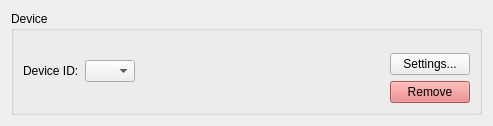
<?xml version="1.0" encoding="UTF-8"?>
<ui version="4.0">
 <class>Form</class>
 <widget class="QWidget" name="Form">
  <property name="geometry">
   <rect>
    <x>0</x>
    <y>0</y>
    <width>493</width>
    <height>126</height>
   </rect>
  </property>
  <property name="sizePolicy">
   <sizepolicy hsizetype="Preferred" vsizetype="Maximum">
    <horstretch>0</horstretch>
    <verstretch>0</verstretch>
   </sizepolicy>
  </property>
  <property name="windowTitle">
   <string>Form</string>
  </property>
  <layout class="QHBoxLayout" name="horizontalLayout">
   <item>
    <widget class="QGroupBox" name="group">
     <property name="sizePolicy">
      <sizepolicy hsizetype="Preferred" vsizetype="Maximum">
       <horstretch>0</horstretch>
       <verstretch>0</verstretch>
      </sizepolicy>
     </property>
     <property name="title">
      <string>Device</string>
     </property>
     <layout class="QHBoxLayout" name="horizontalLayout_2" stretch="1,0">
      <property name="sizeConstraint">
       <enum>QLayout::SetMaximumSize</enum>
      </property>
      <item>
       <layout class="QVBoxLayout" name="verticalLayout_2" stretch="0,1">
        <item>
         <layout class="QHBoxLayout" name="horizontalLayout_3">
          <item>
           <widget class="QLabel" name="label_2">
            <property name="sizePolicy">
             <sizepolicy hsizetype="Maximum" vsizetype="Preferred">
              <horstretch>0</horstretch>
              <verstretch>0</verstretch>
             </sizepolicy>
            </property>
            <property name="text">
             <string>Device ID:</string>
            </property>
           </widget>
          </item>
          <item>
           <widget class="QComboBox" name="combo_ids">
            <property name="sizePolicy">
             <sizepolicy hsizetype="Maximum" vsizetype="Fixed">
              <horstretch>0</horstretch>
              <verstretch>0</verstretch>
             </sizepolicy>
            </property>
            <property name="maximumSize">
             <size>
              <width>50</width>
              <height>16777215</height>
             </size>
            </property>
            <property name="toolTip">
             <string>The ID used to address this device.</string>
            </property>
            <property name="currentText">
             <string/>
            </property>
           </widget>
          </item>
          <item>
           <spacer name="horizontalSpacer">
            <property name="orientation">
             <enum>Qt::Horizontal</enum>
            </property>
            <property name="sizeHint" stdset="0">
             <size>
              <width>40</width>
              <height>20</height>
             </size>
            </property>
           </spacer>
          </item>
         </layout>
        </item>
        <item>
         <layout class="QVBoxLayout" name="lyo_pins">
          <property name="spacing">
           <number>3</number>
          </property>
          <property name="sizeConstraint">
           <enum>QLayout::SetMaximumSize</enum>
          </property>
         </layout>
        </item>
       </layout>
      </item>
      <item>
       <layout class="QVBoxLayout" name="verticalLayout">
        <item>
         <spacer name="verticalSpacer">
          <property name="orientation">
           <enum>Qt::Vertical</enum>
          </property>
          <property name="sizeHint" stdset="0">
           <size>
            <width>20</width>
            <height>0</height>
           </size>
          </property>
         </spacer>
        </item>
        <item>
         <widget class="QPushButton" name="btn_rename">
          <property name="toolTip">
           <string>Allows you to change the device's name and parameters.</string>
          </property>
          <property name="text">
           <string>Settings...</string>
          </property>
         </widget>
        </item>
        <item>
         <widget class="QPushButton" name="btn_delete">
          <property name="sizePolicy">
           <sizepolicy hsizetype="Preferred" vsizetype="Fixed">
            <horstretch>0</horstretch>
            <verstretch>0</verstretch>
           </sizepolicy>
          </property>
          <property name="maximumSize">
           <size>
            <width>80</width>
            <height>16777215</height>
           </size>
          </property>
          <property name="palette">
           <palette>
            <active>
             <colorrole role="WindowText">
              <brush brushstyle="SolidPattern">
               <color alpha="255">
                <red>0</red>
                <green>0</green>
                <blue>0</blue>
               </color>
              </brush>
             </colorrole>
             <colorrole role="Button">
              <brush brushstyle="SolidPattern">
               <color alpha="255">
                <red>232</red>
                <green>119</green>
                <blue>119</blue>
               </color>
              </brush>
             </colorrole>
             <colorrole role="Light">
              <brush brushstyle="SolidPattern">
               <color alpha="255">
                <red>255</red>
                <green>224</green>
                <blue>224</blue>
               </color>
              </brush>
             </colorrole>
             <colorrole role="Midlight">
              <brush brushstyle="SolidPattern">
               <color alpha="255">
                <red>243</red>
                <green>171</green>
                <blue>171</blue>
               </color>
              </brush>
             </colorrole>
             <colorrole role="Dark">
              <brush brushstyle="SolidPattern">
               <color alpha="255">
                <red>116</red>
                <green>59</green>
                <blue>59</blue>
               </color>
              </brush>
             </colorrole>
             <colorrole role="Mid">
              <brush brushstyle="SolidPattern">
               <color alpha="255">
                <red>155</red>
                <green>79</green>
                <blue>79</blue>
               </color>
              </brush>
             </colorrole>
             <colorrole role="Text">
              <brush brushstyle="SolidPattern">
               <color alpha="255">
                <red>0</red>
                <green>0</green>
                <blue>0</blue>
               </color>
              </brush>
             </colorrole>
             <colorrole role="BrightText">
              <brush brushstyle="SolidPattern">
               <color alpha="255">
                <red>255</red>
                <green>255</green>
                <blue>255</blue>
               </color>
              </brush>
             </colorrole>
             <colorrole role="ButtonText">
              <brush brushstyle="SolidPattern">
               <color alpha="255">
                <red>0</red>
                <green>0</green>
                <blue>0</blue>
               </color>
              </brush>
             </colorrole>
             <colorrole role="Base">
              <brush brushstyle="SolidPattern">
               <color alpha="255">
                <red>255</red>
                <green>255</green>
                <blue>255</blue>
               </color>
              </brush>
             </colorrole>
             <colorrole role="Window">
              <brush brushstyle="SolidPattern">
               <color alpha="255">
                <red>232</red>
                <green>119</green>
                <blue>119</blue>
               </color>
              </brush>
             </colorrole>
             <colorrole role="Shadow">
              <brush brushstyle="SolidPattern">
               <color alpha="255">
                <red>0</red>
                <green>0</green>
                <blue>0</blue>
               </color>
              </brush>
             </colorrole>
             <colorrole role="AlternateBase">
              <brush brushstyle="SolidPattern">
               <color alpha="255">
                <red>243</red>
                <green>187</green>
                <blue>187</blue>
               </color>
              </brush>
             </colorrole>
             <colorrole role="ToolTipBase">
              <brush brushstyle="SolidPattern">
               <color alpha="255">
                <red>255</red>
                <green>255</green>
                <blue>220</blue>
               </color>
              </brush>
             </colorrole>
             <colorrole role="ToolTipText">
              <brush brushstyle="SolidPattern">
               <color alpha="255">
                <red>0</red>
                <green>0</green>
                <blue>0</blue>
               </color>
              </brush>
             </colorrole>
             <colorrole role="PlaceholderText">
              <brush brushstyle="SolidPattern">
               <color alpha="128">
                <red>0</red>
                <green>0</green>
                <blue>0</blue>
               </color>
              </brush>
             </colorrole>
            </active>
            <inactive>
             <colorrole role="WindowText">
              <brush brushstyle="SolidPattern">
               <color alpha="255">
                <red>0</red>
                <green>0</green>
                <blue>0</blue>
               </color>
              </brush>
             </colorrole>
             <colorrole role="Button">
              <brush brushstyle="SolidPattern">
               <color alpha="255">
                <red>232</red>
                <green>119</green>
                <blue>119</blue>
               </color>
              </brush>
             </colorrole>
             <colorrole role="Light">
              <brush brushstyle="SolidPattern">
               <color alpha="255">
                <red>255</red>
                <green>224</green>
                <blue>224</blue>
               </color>
              </brush>
             </colorrole>
             <colorrole role="Midlight">
              <brush brushstyle="SolidPattern">
               <color alpha="255">
                <red>243</red>
                <green>171</green>
                <blue>171</blue>
               </color>
              </brush>
             </colorrole>
             <colorrole role="Dark">
              <brush brushstyle="SolidPattern">
               <color alpha="255">
                <red>116</red>
                <green>59</green>
                <blue>59</blue>
               </color>
              </brush>
             </colorrole>
             <colorrole role="Mid">
              <brush brushstyle="SolidPattern">
               <color alpha="255">
                <red>155</red>
                <green>79</green>
                <blue>79</blue>
               </color>
              </brush>
             </colorrole>
             <colorrole role="Text">
              <brush brushstyle="SolidPattern">
               <color alpha="255">
                <red>0</red>
                <green>0</green>
                <blue>0</blue>
               </color>
              </brush>
             </colorrole>
             <colorrole role="BrightText">
              <brush brushstyle="SolidPattern">
               <color alpha="255">
                <red>255</red>
                <green>255</green>
                <blue>255</blue>
               </color>
              </brush>
             </colorrole>
             <colorrole role="ButtonText">
              <brush brushstyle="SolidPattern">
               <color alpha="255">
                <red>0</red>
                <green>0</green>
                <blue>0</blue>
               </color>
              </brush>
             </colorrole>
             <colorrole role="Base">
              <brush brushstyle="SolidPattern">
               <color alpha="255">
                <red>255</red>
                <green>255</green>
                <blue>255</blue>
               </color>
              </brush>
             </colorrole>
             <colorrole role="Window">
              <brush brushstyle="SolidPattern">
               <color alpha="255">
                <red>232</red>
                <green>119</green>
                <blue>119</blue>
               </color>
              </brush>
             </colorrole>
             <colorrole role="Shadow">
              <brush brushstyle="SolidPattern">
               <color alpha="255">
                <red>0</red>
                <green>0</green>
                <blue>0</blue>
               </color>
              </brush>
             </colorrole>
             <colorrole role="AlternateBase">
              <brush brushstyle="SolidPattern">
               <color alpha="255">
                <red>243</red>
                <green>187</green>
                <blue>187</blue>
               </color>
              </brush>
             </colorrole>
             <colorrole role="ToolTipBase">
              <brush brushstyle="SolidPattern">
               <color alpha="255">
                <red>255</red>
                <green>255</green>
                <blue>220</blue>
               </color>
              </brush>
             </colorrole>
             <colorrole role="ToolTipText">
              <brush brushstyle="SolidPattern">
               <color alpha="255">
                <red>0</red>
                <green>0</green>
                <blue>0</blue>
               </color>
              </brush>
             </colorrole>
             <colorrole role="PlaceholderText">
              <brush brushstyle="SolidPattern">
               <color alpha="128">
                <red>0</red>
                <green>0</green>
                <blue>0</blue>
               </color>
              </brush>
             </colorrole>
            </inactive>
            <disabled>
             <colorrole role="WindowText">
              <brush brushstyle="SolidPattern">
               <color alpha="255">
                <red>116</red>
                <green>59</green>
                <blue>59</blue>
               </color>
              </brush>
             </colorrole>
             <colorrole role="Button">
              <brush brushstyle="SolidPattern">
               <color alpha="255">
                <red>232</red>
                <green>119</green>
                <blue>119</blue>
               </color>
              </brush>
             </colorrole>
             <colorrole role="Light">
              <brush brushstyle="SolidPattern">
               <color alpha="255">
                <red>255</red>
                <green>224</green>
                <blue>224</blue>
               </color>
              </brush>
             </colorrole>
             <colorrole role="Midlight">
              <brush brushstyle="SolidPattern">
               <color alpha="255">
                <red>243</red>
                <green>171</green>
                <blue>171</blue>
               </color>
              </brush>
             </colorrole>
             <colorrole role="Dark">
              <brush brushstyle="SolidPattern">
               <color alpha="255">
                <red>116</red>
                <green>59</green>
                <blue>59</blue>
               </color>
              </brush>
             </colorrole>
             <colorrole role="Mid">
              <brush brushstyle="SolidPattern">
               <color alpha="255">
                <red>155</red>
                <green>79</green>
                <blue>79</blue>
               </color>
              </brush>
             </colorrole>
             <colorrole role="Text">
              <brush brushstyle="SolidPattern">
               <color alpha="255">
                <red>116</red>
                <green>59</green>
                <blue>59</blue>
               </color>
              </brush>
             </colorrole>
             <colorrole role="BrightText">
              <brush brushstyle="SolidPattern">
               <color alpha="255">
                <red>255</red>
                <green>255</green>
                <blue>255</blue>
               </color>
              </brush>
             </colorrole>
             <colorrole role="ButtonText">
              <brush brushstyle="SolidPattern">
               <color alpha="255">
                <red>116</red>
                <green>59</green>
                <blue>59</blue>
               </color>
              </brush>
             </colorrole>
             <colorrole role="Base">
              <brush brushstyle="SolidPattern">
               <color alpha="255">
                <red>232</red>
                <green>119</green>
                <blue>119</blue>
               </color>
              </brush>
             </colorrole>
             <colorrole role="Window">
              <brush brushstyle="SolidPattern">
               <color alpha="255">
                <red>232</red>
                <green>119</green>
                <blue>119</blue>
               </color>
              </brush>
             </colorrole>
             <colorrole role="Shadow">
              <brush brushstyle="SolidPattern">
               <color alpha="255">
                <red>0</red>
                <green>0</green>
                <blue>0</blue>
               </color>
              </brush>
             </colorrole>
             <colorrole role="AlternateBase">
              <brush brushstyle="SolidPattern">
               <color alpha="255">
                <red>232</red>
                <green>119</green>
                <blue>119</blue>
               </color>
              </brush>
             </colorrole>
             <colorrole role="ToolTipBase">
              <brush brushstyle="SolidPattern">
               <color alpha="255">
                <red>255</red>
                <green>255</green>
                <blue>220</blue>
               </color>
              </brush>
             </colorrole>
             <colorrole role="ToolTipText">
              <brush brushstyle="SolidPattern">
               <color alpha="255">
                <red>0</red>
                <green>0</green>
                <blue>0</blue>
               </color>
              </brush>
             </colorrole>
             <colorrole role="PlaceholderText">
              <brush brushstyle="SolidPattern">
               <color alpha="128">
                <red>0</red>
                <green>0</green>
                <blue>0</blue>
               </color>
              </brush>
             </colorrole>
            </disabled>
           </palette>
          </property>
          <property name="toolTip">
           <string>Removes this device from the configuration.</string>
          </property>
          <property name="statusTip">
           <string/>
          </property>
          <property name="text">
           <string>Remove</string>
          </property>
         </widget>
        </item>
       </layout>
      </item>
     </layout>
    </widget>
   </item>
  </layout>
 </widget>
 <resources/>
 <connections/>
</ui>
